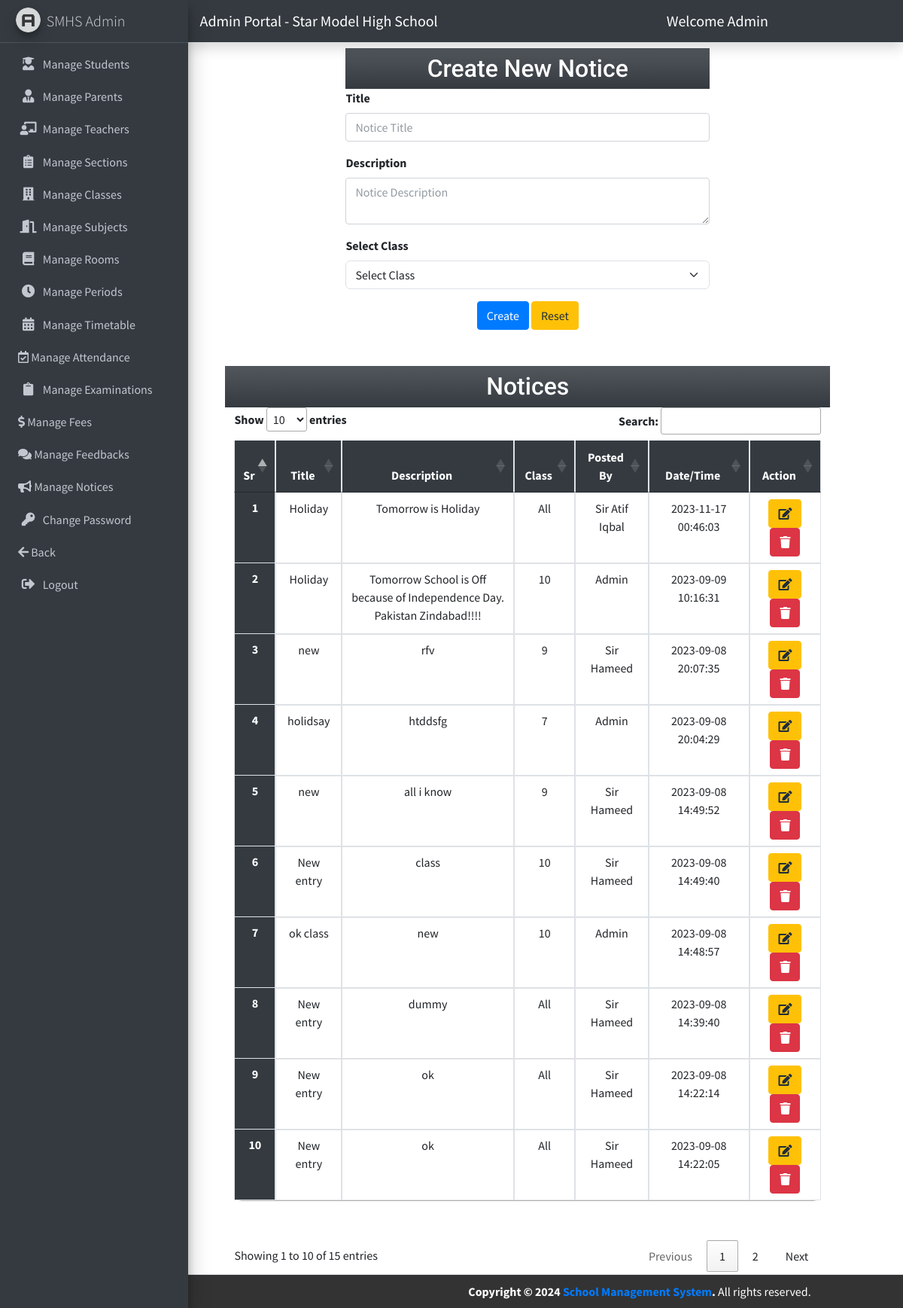
The app's page /admin/index.php?notice (signed in) with its own data.
### tables this page shows
CREATE TABLE `notice` (
  `notice_id` int(11) NOT NULL,
  `notice_title` varchar(50) NOT NULL,
  `notice_desc` varchar(300) NOT NULL,
  `n_class_id` int(11) DEFAULT NULL,
  `n_post_id` int(11) NOT NULL,
  `posted_by` varchar(50) NOT NULL,
  `notice_date` datetime NOT NULL DEFAULT current_timestamp()
);

CREATE TABLE `class` (
  `class_id` int(11) NOT NULL,
  `class_name` varchar(50) NOT NULL,
  `subject_name` varchar(300) NOT NULL,
  `section_name` varchar(50) NOT NULL,
  `c_teacher_id` int(11) NOT NULL,
  `created_at` datetime NOT NULL DEFAULT current_timestamp()
);

### admin/notice.php (the view, shortened to what this page needs)
<div class="container-fluid">
  <div class="row my-5">
    <div class="col-md-6 mx-auto">
      <h1 class="text-center mt-3 bg-dark bg-gradient p-2 my-heading">Create New Notice</h1>
      <form method="post" enctype='multipart/form-data'>
        <div class="mb-3">
          <label for="notice_title" class="form-label">Title</label>
          <input type="text" class="form-control" id="notice_title" name="notice_title" required="" placeholder="Notice Title">
        </div>
        <div class="mb-3">
          <label for="notice_desc" class="form-label">Description</label>
          <textarea type="text" class="form-control" id="notice_desc" name="notice_desc" required="" placeholder="Notice Description"></textarea>
        </div>
        <div class="mb-3">
          <label for="notice_class" class="form-label">Select Class</label>
          <select id="notice_class" class="form-select" name="notice_class">
            <option value="" selected disabled>Select Class</option>
          </select>
        </div>
        <div class="mt-2 text-center">
          <button type="submit" class="btn btn-primary" name="create_notice" id="create_notice">Create</button>
          <button type="reset" class="btn btn-warning">Reset</button>
        </div>
      </form>
    </div>
  </div>
  <div class="row col-md-10 mx-auto my-5">
    <h1 class="text-center bg-dark bg-gradient p-2 my-heading">Notices</h1>
    <table class="table mb-5 text-center my-table" id="my-dataTable">
      <thead class="table-info">
        <tr>
          <th scope="col">Sr</th>
          <th scope="col">Title</th>
          <th scope="col">Description</th>
          <th scope="col">Class</th>
          <th scope="col">Posted By</th>
          <th scope="col">Date/Time</th>
          <th scope="col">Action</th>
        </tr>
      </thead>
      <tbody>
        <?php
        $sql1 = "SELECT * FROM `notice` ORDER BY notice_id DESC";
        $result1 = $conn->query($sql1);
        $sno = 1;
        while ($row = $result1->fetch_assoc()) {
        ?>
          <tr>
            <th scope="row"><?= $sno++ ?></th>
            <td> <?= $row['notice_title'] ?> </td>
            <td> <?= $row['notice_desc'] ?> </td>
            <td>
              <?php
              if($row['n_class_id']){
                $notice_class_id = $row['n_class_id'];
                $fetch_class_sql = "SELECT class_name FROM class WHERE class_id = '$notice_class_id' ";
                $class_result = $conn->query($fetch_class_sql);
                $fetch_class_row = $class_result->fetch_assoc();
                echo $fetch_class_row['class_name'];
              }else{
                echo "All";
              }
              ?>
            </td>
            <td> <?= $row['posted_by'] ?> </td>
            <td> <?= $row['notice_date'] ?> </td>
            <td class="mb-3">
              <a class="btn btn-warning mx-1" href="index.php?edit_notice_id=<?= $row['notice_id'] ?>"><i class="fa fa-edit"></i></a>
              <a class="btn btn-danger mx-1" href="index.php?delete_notice_id=<?= $row['notice_id'] ?>"><i class="fa fa-trash"></i></a>
            </td>
          </tr>
        <?php  }  ?>
      </tbody>
    </table>
  </div>
</div>

### admin/partials/admin_head.php (style rules this page uses)
body { overflow-x: hidden; }
.my-heading { font-family: 'Baloo Paaji 2', cursive; font-family: 'Mulish', sans-serif; font-family: 'Roboto', sans-serif; text-align: center; font-size: 2rem; color: #fff; padding: 20px 0; margin: 0; transition: transform 0.3s ease-in-out; }
.my-table { border-collapse: collapse; border-radius: 10px; width: 100%; }
.my-table th, .my-table td { padding: 10px; text-align: center; border: 1px solid #dee2e6; }
.my-table th { background-color: #343a40; color: white; font-weight: bold; }
.my-table tbody tr:nth-child(odd) { background-color: #f2f2f2; }
.my-table th { border-top: none; }
.my-table tbody tr td { transition: box-shadow 0.3s ease; }

### records on screen
notice: notice_title "Holiday", notice_desc "Tomorrow is Holiday", shows "All", posted_by "Sir Atif Iqbal", notice_date "2023-11-17 00:46:03"
notice: notice_title "Holiday", notice_desc "Tomorrow School is Off because of Independence Day. Pakistan Zindabad!!!!", n_class.class_name "10", posted_by "Admin", notice_date "2023-09-09 10:16:31"
notice: notice_title "new", notice_desc "rfv", n_class.class_name "9", posted_by "Sir Hameed", notice_date "2023-09-08 20:07:35"
notice: notice_title "holidsay", notice_desc "htddsfg", n_class.class_name "7", posted_by "Admin", notice_date "2023-09-08 20:04:29"
notice: notice_title "new", notice_desc "all i know", n_class.class_name "9", posted_by "Sir Hameed", notice_date "2023-09-08 14:49:52"
notice: notice_title "New entry", notice_desc "class", n_class.class_name "10", posted_by "Sir Hameed", notice_date "2023-09-08 14:49:40"
notice: notice_title "ok class", notice_desc "new", n_class.class_name "10", posted_by "Admin", notice_date "2023-09-08 14:48:57"
notice: notice_title "New entry", notice_desc "dummy", shows "All", posted_by "Sir Hameed", notice_date "2023-09-08 14:39:40"
notice: notice_title "New entry", notice_desc "ok", shows "All", posted_by "Sir Hameed", notice_date "2023-09-08 14:22:14"
notice: notice_title "New entry", notice_desc "ok", shows "All", posted_by "Sir Hameed", notice_date "2023-09-08 14:22:05"

### other values on screen
$admin_name "Admin"
